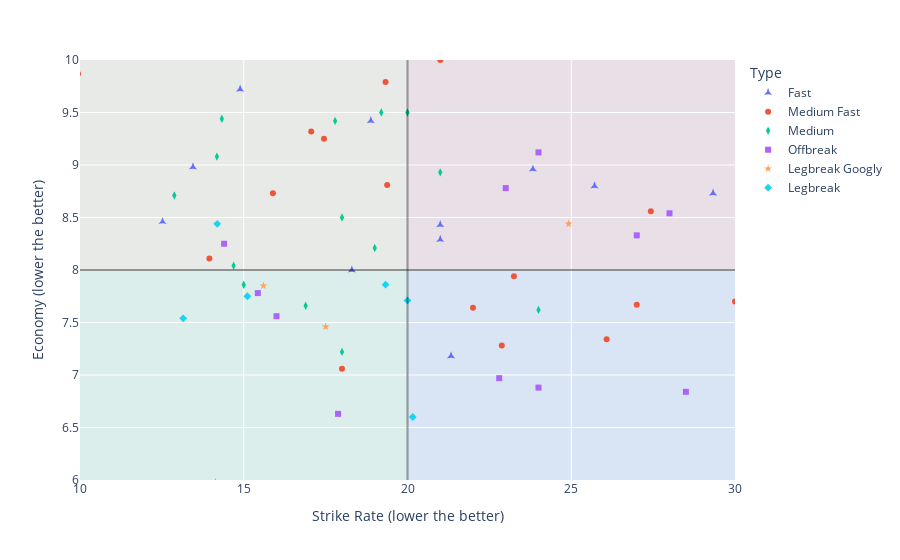

The cell this chart's notebook holds for it:
### Markdown cell above
**A closer look at the quadrants :**

### Code cell
fg = px.scatter(data_frame=updated_df,x='SR',y='Econ',
                labels={'SR':'Strike Rate (lower the better)','Econ':'Economy (lower the better)'},
                hover_name='Player',color='Type',symbol='Type',
                symbol_sequence=['star-triangle-up', 'circle', 'diamond-tall', 'square','star','diamond'])
fg.add_vline(x=20, line_color="black",opacity=0.4)
fg.add_hline(y=8,line_color="black",opacity=0.4)
# fg.add_shape(type='rect',x0=10.01,x1=19.9,y0=8.01, y1=9.99, line_width=0, fillcolor="white", opacity=0.6,name='Servicable bowlers')
fg.add_shape(y0= 6,y1=8,x0=10,x1=20, line_width=0, fillcolor="#86fa86",layer='below',opacity=0.1)
fg.add_shape(y0= 8,y1=10,x0=10,x1=20, line_width=0, fillcolor="#ffd966",layer='below', opacity=0.1)
fg.add_shape(y0= 6,y1=8,x0=20,x1=30, line_width=0, fillcolor="#6fa8dc",layer='below', opacity=0.1)
fg.add_shape(y0= 8,y1=10,x0=20,x1=30, line_width=0, fillcolor="#fa7066",layer='below', opacity=0.1)
fg.update_xaxes(range=[10,30])
fg.update_yaxes(range=[6,10])

### Figure 1 — Plotly figure (JSON) as saved in the notebook; plotly's stock layout.template omitted (floating-point values rounded to 4 significant figures)
{"data": [{"hovertemplate": "<b>%{hovertext}</b><br><br>Type=Fast<br>Strike Rate (lower the better)=%{x}<br>Economy (lower the better)=%{y}<extra></extra>", "hovertext": ["A Nortje", "AS Joseph", "CJ Jordan", "JJ Bumrah", "K Rabada", "KR Sen", "LH Ferguson", "M Prasidh Krishna", "Mohammed Shami", "Mohsin Khan", "OF Smith", "PVD Chameera", "RP Meredith", "Shivam Mavi", "TS Mills", "Umran Malik"], "legendgroup": "Fast", "marker": {"color": "#636efa", "symbol": "star-triangle-up"}, "mode": "markers", "name": "Fast", "orientation": "v", "showlegend": true, "type": "scatter", "x": [14.89, 25.71, 38.5, 21.33, 12.52, 18.88, 23.83, 21, 18.3, 14.14, 15, 29.33, 21, 26.4, 17, 13.45], "xaxis": "x", "y": [9.72, 8.8, 10.52, 7.18, 8.46, 9.42, 8.96, 8.29, 8, 5.97, 11.87, 8.73, 8.43, 10.32, 11.18, 8.98], "yaxis": "y"}, {"hovertemplate": "<b>%{hovertext}</b><br><br>Type=Medium Fast<br>Strike Rate (lower the better)=%{x}<br>Economy (lower the better)=%{y}<extra></extra>", "hovertext": ["AD Russell", "AJ Tye", "Arshdeep Singh", "Avesh Khan", "B Kumar", "C Sakariya", "D Pretorius", "DJ Willey", "DR Sams", "HH Pandya", "JR Hazlewood", "M Jansen", "Mohammed Siraj", "Mukesh Choudhary", "PJ Cummins", "R Shepherd", "Simarjeet Singh", "SN Thakur", "TA Boult", "UT Yadav", "Yash Dayal"], "legendgroup": "Medium Fast", "marker": {"color": "#EF553B", "symbol": "circle"}, "mode": "markers", "name": "Medium Fast", "orientation": "v", "showlegend": true, "type": "scatter", "x": [9.94, 33, 30, 15.89, 26.08, 22, 21, 66, 19.38, 22.88, 13.95, 27.43, 34, 17.06, 17, 18, 27, 19.33, 23.25, 18, 17.45], "xaxis": "x", "y": [9.87, 9.73, 7.7, 8.73, 7.34, 7.64, 10, 6.55, 8.81, 7.28, 8.11, 8.56, 10.08, 9.32, 10.69, 10.89, 7.67, 9.79, 7.94, 7.06, 9.25], "yaxis": "y"}, {"hovertemplate": "<b>%{hovertext}</b><br><br>Type=Medium<br>Strike Rate (lower the better)=%{x}<br>Economy (lower the better)=%{y}<extra></extra>", "hovertext": ["Akash Deep", "Basil Thampi", "DJ Bravo", "Fazalhaq Farooqi", "HV Patel", "JD Unadkat", "JO Holder", "KA Pollard", "KK Ahmed", "MR Marsh", "Mustafizur Rahman", "OC McCoy", "PJ Sangwan", "R Dhawan", "Ramandeep Singh", "Sandeep Sharma", "T Natarajan", "TG Southee", "VG Arora"], "legendgroup": "Medium", "marker": {"color": "#00cc96", "symbol": "diamond-tall"}, "mode": "markers", "name": "Medium", "orientation": "v", "showlegend": true, "type": "scatter", "x": [22.6, 19.2, 12.88, 36, 16.89, 20, 17.79, 21, 14.69, 18, 24, 14.18, 18, 19, 6, 60, 14.33, 15, 35.67], "xaxis": "x", "y": [10.88, 9.5, 8.71, 9.17, 7.66, 9.5, 9.42, 8.93, 8.04, 8.5, 7.62, 9.08, 7.22, 8.21, 9, 7.65, 9.44, 7.86, 9.2], "yaxis": "y"}, {"hovertemplate": "<b>%{hovertext}</b><br><br>Type=Offbreak<br>Strike Rate (lower the better)=%{x}<br>Economy (lower the better)=%{y}<extra></extra>", "hovertext": ["AR Patel", "GJ Maxwell", "Harpreet Brar", "HR Shokeen", "J Suchith", "K Gowtham", "KH Pandya", "Lalit Yadav", "LS Livingstone", "MJ Santner", "MM Ali", "R Ashwin", "R Sai Kishore", "RA Jadeja", "Shahbaz Ahmed", "Washington Sundar"], "legendgroup": "Offbreak", "marker": {"color": "#ab63fa", "symbol": "square"}, "mode": "markers", "name": "Offbreak", "orientation": "v", "showlegend": true, "type": "scatter", "x": [43, 24, 24, 45, 15.43, 14.4, 22.8, 27, 23, 28.5, 17.88, 33.5, 16, 39.6, 52.5, 28], "xaxis": "x", "y": [7.47, 6.88, 9.12, 8.47, 7.78, 8.25, 6.97, 8.33, 8.78, 6.84, 6.63, 7.51, 7.56, 7.52, 9.6, 8.54], "yaxis": "y"}, {"hovertemplate": "<b>%{hovertext}</b><br><br>Type=Legbreak Googly<br>Strike Rate (lower the better)=%{x}<br>Economy (lower the better)=%{y}<extra></extra>", "hovertext": ["CV Varun", "K Kartikeya", "M Theekshana", "Ravi Bishnoi", "SP Narine"], "legendgroup": "Legbreak Googly", "marker": {"color": "#FFA15A", "symbol": "star"}, "mode": "markers", "name": "Legbreak Googly", "orientation": "v", "showlegend": true, "type": "scatter", "x": [39.17, 15.6, 17.5, 24.92, 37.33], "xaxis": "x", "y": [8.45, 7.85, 7.46, 8.44, 5.57], "yaxis": "y"}, {"hovertemplate": "<b>%{hovertext}</b><br><br>Type=Legbreak<br>Strike Rate (lower the better)=%{x}<br>Economy (lower the better)=%{y}<extra></extra>", "hovertext": ["Kuldeep Yadav", "M Ashwin", "PWH de Silva", "Rashid Khan", "RD Chahar", "YS Chahal"], "legendgroup": "Legbreak", "marker": {"color": "#19d3f3", "symbol": "diamond"}, "mode": "markers", "name": "Legbreak", "orientation": "v", "showlegend": true, "type": "scatter", "x": [14.19, 19.33, 13.15, 20.16, 20, 15.11], "xaxis": "x", "y": [8.44, 7.86, 7.54, 6.6, 7.71, 7.75], "yaxis": "y"}], "layout": {"legend": {"title": {"text": "Type"}, "tracegroupgap": 0}, "margin": {"t": 60}, "shapes": [{"line": {"color": "black"}, "opacity": 0.4, "type": "line", "x0": 20, "x1": 20, "xref": "x", "y0": 0, "y1": 1, "yref": "y domain"}, {"line": {"color": "black"}, "opacity": 0.4, "type": "line", "x0": 0, "x1": 1, "xref": "x domain", "y0": 8, "y1": 8, "yref": "y"}, {"fillcolor": "#86fa86", "layer": "below", "line": {"width": 0}, "opacity": 0.1, "x0": 10, "x1": 20, "y0": 6, "y1": 8}, {"fillcolor": "#ffd966", "layer": "below", "line": {"width": 0}, "opacity": 0.1, "x0": 10, "x1": 20, "y0": 8, "y1": 10}, {"fillcolor": "#6fa8dc", "layer": "below", "line": {"width": 0}, "opacity": 0.1, "x0": 20, "x1": 30, "y0": 6, "y1": 8}, {"fillcolor": "#fa7066", "layer": "below", "line": {"width": 0}, "opacity": 0.1, "x0": 20, "x1": 30, "y0": 8, "y1": 10}], "xaxis": {"anchor": "y", "domain": [0, 1], "range": [10, 30], "title": {"text": "Strike Rate (lower the better)"}}, "yaxis": {"anchor": "x", "domain": [0, 1], "range": [6, 10], "title": {"text": "Economy (lower the better)"}}}}
